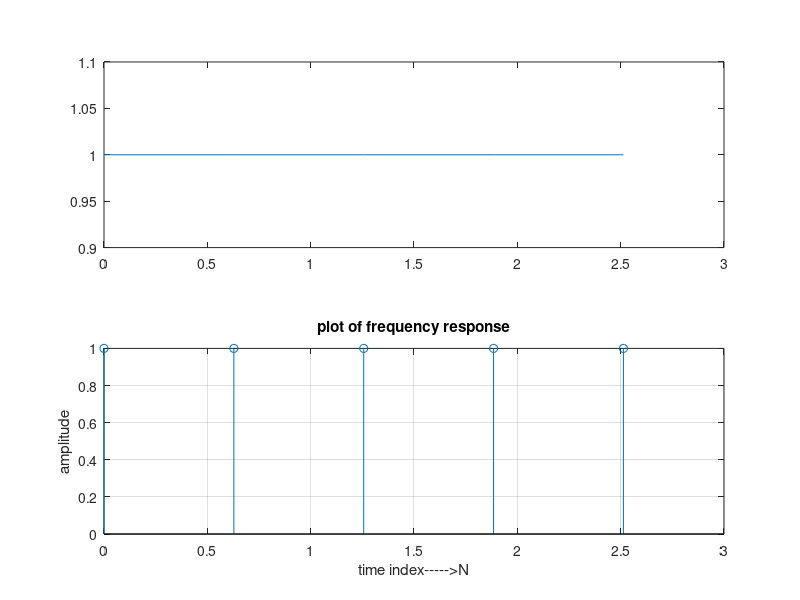

Write the MATLAB code that produced this figure. (Note: this script raises an error after producing the figure.)
clc;
clear all;
close all;
% Difference equation of a second order system
% y[n]-0.25y[n-1]+0.45y[n-2]=1.55x[n]+1.95x[n-1]+ 2.15x[n-2]
b=input('enter the coefficients of x(n),x(n-1)-----');
a=input('enter the coefficients of y(n),y(n-1)----');
N=input('enter the number of samples of frequency response ');
[h,t]=freqz(b,a,N);
subplot(2,1,1);
% figure(1);
plot(t,h);
subplot(2,1,2);
% figure(2);
stem(t,h);
title('plot of frequency response');
ylabel('amplitude');
xlabel('time index----->N');
disp(h);
grid on;

%MATLAB program to plot the frequency response (magnitude and phase response)of agiven
difference equation.

clc;
clear all;
b=input('Enter the numerator coefficients:'); %coefficients of x(n)
a=input('Enter the denominator coefficients:'); %coefficients of y(n)
[h,w]=freqz(b,a);
subplot(2,1,1);
plot(w/pi,abs(h));
grid;
xlabel('Normalised Frequency');
ylabel('Magnitude in dB');
title('Magnitude Response');
subplot(2,1,2);
plot(w/pi,angle(h));
grid;
xlabel('Normalised Frequency');
ylabel('phase in radians');
title('Phase Response');